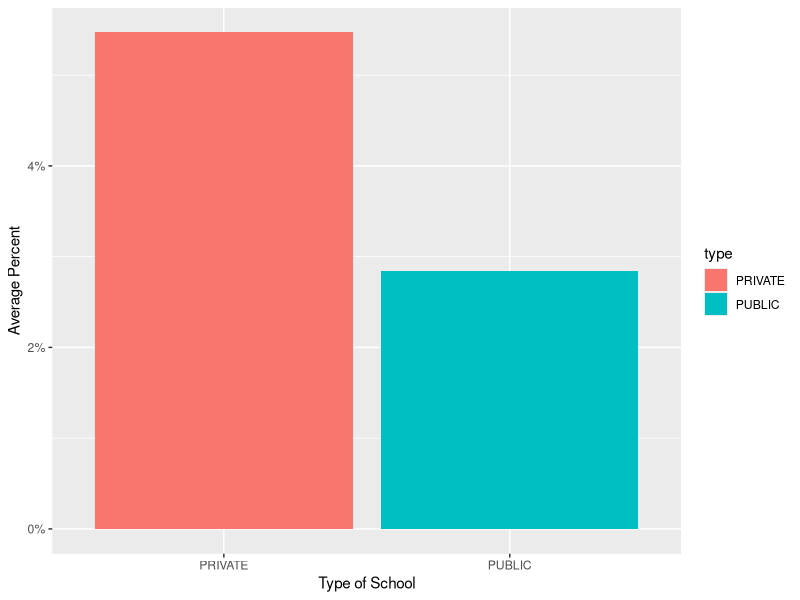
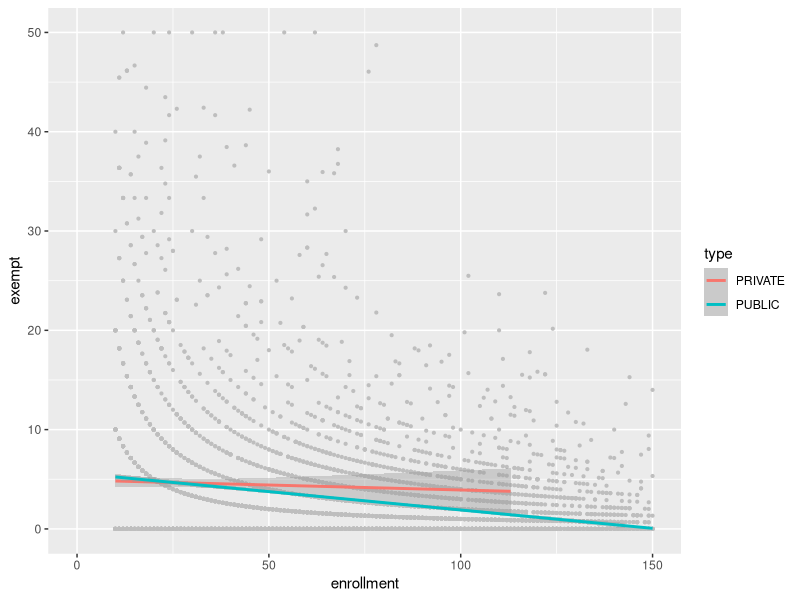
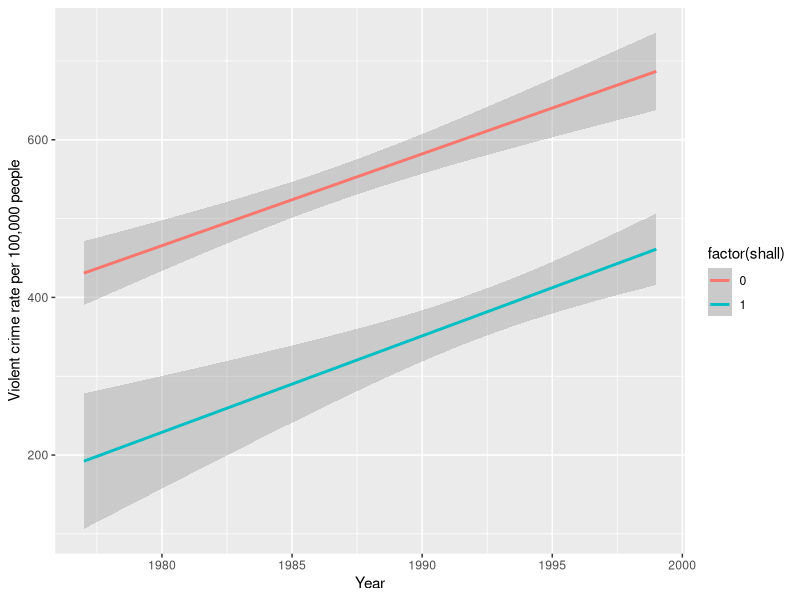

These figures' R source, in order:
## ---- chunk 1
library(tidyverse)
library(car)
library(lmtest)
cavax <- read.csv("cavax.csv")
## ---- chunk 2
all_schools <- cavax %>%
  filter(med_exempt > rel_exempt) %>%
  count()
all_schools
## ---- chunk 3
public_schools <- cavax %>%
  filter(med_exempt > rel_exempt & type == "PUBLIC") %>%
  count()
public_schools / all_schools
## ---- chunk 4
cavax %>%
  group_by(county) %>%
  summarise(mean_exempt = mean(exempt)) %>%
  arrange(desc(mean_exempt))
## ---- chunk 5
cavax %>%
  group_by(type) %>%
  summarise(mean_exempt = mean(exempt)) %>%
  ggplot(aes(x = type, y = mean_exempt, fill = type)) + 
  geom_col() + 
  scale_y_continuous(labels = scales::percent_format(accuracy = 1, scale = 1)) +
  ylab("Average Percent") + 
  xlab("Type of School")
## ---- chunk 6
cavax_lm <- lm(exempt ~ type + enrollment, data = cavax)
summary(cavax_lm)
## ---- chunk 7
cavax$residsq <- resid(cavax_lm)**2
cavax_resid_lm <- lm(residsq ~ type + enrollment, data = cavax)
summary(cavax_resid_lm)
## ---- chunk 8
vif(cavax_lm)
sqrt(vif(cavax_lm))
## ---- chunk 9
cavax$enrollment_ctr <- cavax$enrollment - mean(cavax$enrollment)
cavax_lm4 <- lm(exempt ~ type + enrollment_ctr + type*enrollment_ctr, data = cavax)
summary(cavax_lm4)
## ---- chunk 10
cavax %>% 
  ggplot(aes(x = enrollment, y = exempt, color = type)) + geom_point(size = 0.75, color = "grey") + geom_smooth(method = "lm") + xlim(0,150) + ylim(0,50)
## ---- chunk 11
cavax$log_enrollment <- log(cavax$enrollment)
cavax_lm5 <- lm(exempt ~ type + log_enrollment, data = cavax)
summary(cavax_lm5)
## ---- chunk 12
cavax$binary_exempt <- ifelse(cavax$exempt >= 33, 1, 0)
head(cavax$binary_exempt)
## ---- chunk 13
cavax_glm <- glm(binary_exempt ~ type + enrollment, family=binomial(link="logit"), data = cavax)
summary(cavax_glm)
exp(coef(cavax_glm))
## ---- chunk 14
# school is private and has 100 students
s1=as.matrix(c(1,0,100))
# probability
1/(1+exp(-crossprod(s1, coef(cavax_glm))))
## ---- chunk 15
concealed_carry <- read.csv("concealed_carry.csv")
length(unique(concealed_carry$year))
## ---- chunk 16
concealed_carry %>% 
  group_by(statename) %>%
  count()
## ---- chunk 17
concealed_carry %>% 
  filter(shall == 1 & year == 1977) %>%
  nrow()
## ---- chunk 18
concealed_carry %>% 
  filter(shall == 1 & year == 1999) %>%
  nrow()
## ---- chunk 19
ggplot(data=concealed_carry, aes(x = year, y = vio, color = factor(shall))) +
  geom_smooth(method = "lm") +
  xlab("Year") +
  ylab("Violent crime rate per 100,000 people")
## ---- chunk 20
concealed_carry$log_vio <- log(concealed_carry$vio)
concealed_carry$year <- as.factor(concealed_carry$year)
concealed_lm <- lm(log_vio ~ shall + year, data = concealed_carry)
summary(concealed_lm)
